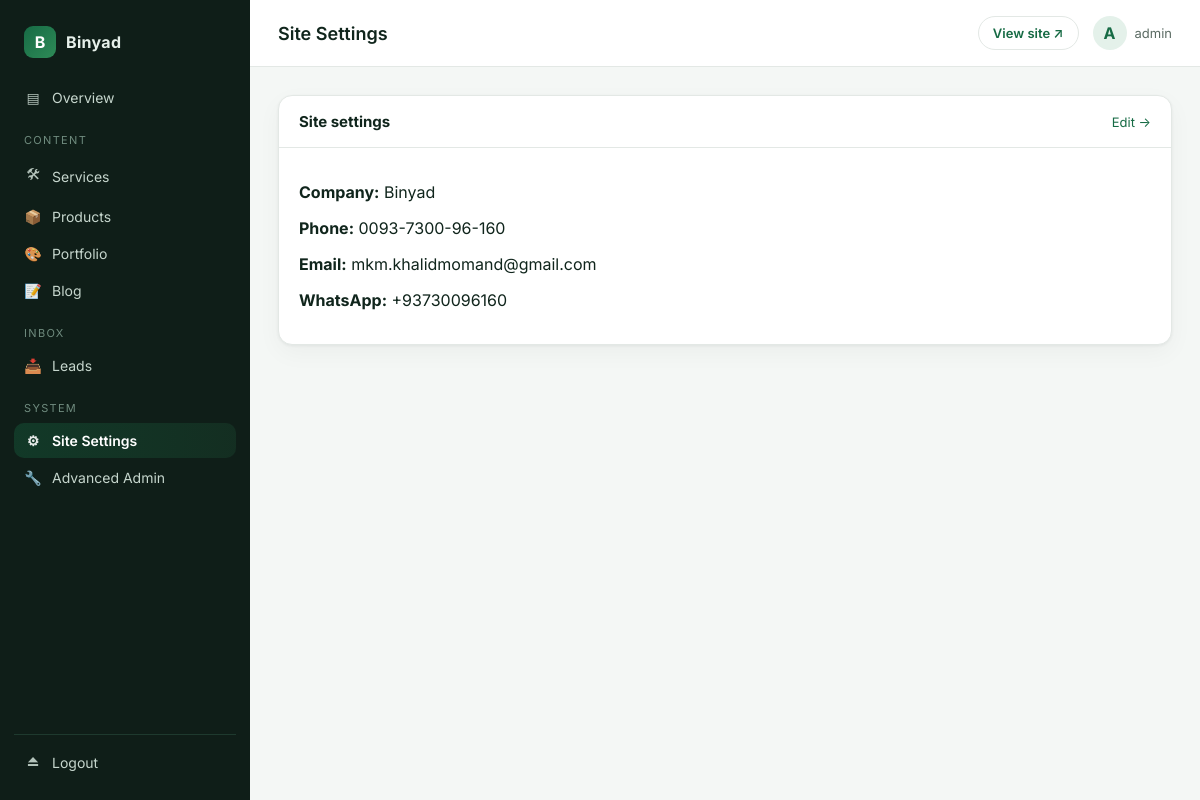
The page /control/settings/ (signed in) on the database its author committed.
### apps/core/models.py (models this page shows, shortened)
class SiteSettings(models.Model):
    company_name = models.CharField(max_length=120, default="Binyad")
    name_fa = models.CharField(max_length=120, default="بنیاد")
    name_ps = models.CharField(max_length=120, default="بنیاد")
    name_en = models.CharField(max_length=120, default="Binyad")
    tagline_fa = models.CharField(max_length=255, default="راه‌حل‌های مدیریت، اداری و تکنالوژی")
    tagline_ps = models.CharField(max_length=255, blank=True)
    tagline_en = models.CharField(max_length=255, default="Business, Management & IT Solutions")
    logo = models.ImageField(upload_to="brand/", blank=True, validators=[FileExtensionValidator(["png","jpg","jpeg","svg","webp"])])
    favicon = models.ImageField(upload_to="brand/", blank=True)
    phone = models.CharField(max_length=40, blank=True)
    whatsapp = models.CharField(max_length=40, blank=True, help_text="International format without +, e.g. 93700000000")
    email = models.EmailField(blank=True)
    address_fa = models.CharField(max_length=255, blank=True)
    address_ps = models.CharField(max_length=255, blank=True)
    address_en = models.CharField(max_length=255, blank=True)
    facebook = models.URLField(blank=True)
    instagram = models.URLField(blank=True)
    linkedin = models.URLField(blank=True)
    telegram = models.URLField(blank=True)
    opening_hours_fa = models.CharField(max_length=255, blank=True)
    opening_hours_ps = models.CharField(max_length=255, blank=True)
    opening_hours_en = models.CharField(max_length=255, blank=True)
    google_maps_url = models.URLField(blank=True)
    footer_text_fa = models.TextField(blank=True)
    footer_text_ps = models.TextField(blank=True)
    footer_text_en = models.TextField(blank=True)
    class Meta:
        verbose_name = _("Site Settings")
        verbose_name_plural = _("Site Settings")
    @classmethod
    def load(cls):
        obj, _ = cls.objects.get_or_create(pk=1)
        return obj

### apps/dashboard/views.py (the view)
# urls.py: path("settings/", views.SettingsView.as_view(), name="settings"),
class SettingsView(StaffRequiredMixin, TemplateView):
    template_name = "dashboard/settings.html"
    def get_context_data(self, **kwargs):
        ctx = super().get_context_data(**kwargs)
        ctx["site"] = SiteSettings.objects.first()
        return ctx

### apps/core/context_processors.py (called while the page is built)
def site_settings(request):
    try:
        return {
            "site": SiteSettings.load(),
            "nav_items": NavItem.objects.filter(active=True),
            "social_links": SocialLink.objects.filter(active=True),
        }
    except Exception:
        return {"site": None, "nav_items": [], "social_links": []}

### apps/dashboard/context_processors.py (called while the page is built)
def dashboard_context(request):
    if not request.path.startswith("/control/"):
        return {}
    from apps.core.models import SiteSettings
    try:
        site = SiteSettings.objects.first()
    except Exception:
        site = None
    return {
        "site_settings": site,
        "dashboard_brand": "Binyad Control Panel",
    }

### apps/dashboard/mixins.py (called while the page is built)
    def test_func(self):
        u = self.request.user
        return u.is_authenticated and u.is_staff and u.is_active

### templates/dashboard/settings.html
{% extends "dashboard/base.html" %}
{% block page_title %}Site Settings{% endblock %}
{% block content %}
<section class="panel">
    <header class="panel-head">
        <h2>Site settings</h2>
        <a class="panel-action" href="/binyad-admin/core/sitesettings/" target="_blank">Edit →</a>
    </header>
    <div class="panel-body">
        {% if site %}
        <p><strong>Company:</strong> {{ site.company_name }}</p>
        <p><strong>Phone:</strong> {{ site.phone }}</p>
        <p><strong>Email:</strong> {{ site.email }}</p>
        <p><strong>WhatsApp:</strong> {{ site.whatsapp }}</p>
        {% else %}
        <p style="color:#5B6B63;">No SiteSettings row yet. <a href="/binyad-admin/core/sitesettings/add/">Create one →</a></p>
        {% endif %}
    </div>
</section>
{% endblock %}

### templates/dashboard/base.html (shortened to what this page needs)
{% load static i18n %}
<!DOCTYPE html>
<html lang="en">
<head>
    <link rel="stylesheet" href="{% static 'css/dashboard.css' %}">
</head>
<body class="dash-body">
<div class="dash-shell">
    <aside class="dash-sidebar" id="dashSidebar">
        <div class="dash-brand">
            <span class="brand-mark">B</span>
            <span class="brand-text">Binyad</span>
        </div>
        <nav class="dash-nav">
            <a class="dash-link {% if request.resolver_match.url_name == 'index' %}is-active{% endif %}"
               href="{% url 'dashboard:index' %}">
                <span class="nav-ico">▤</span> Overview
            </a>
            <div class="nav-group">Content</div>
            <a class="dash-link {% if 'content/services' in request.path %}is-active{% endif %}"
               href="{% url 'dashboard:content_list' 'services' %}">
                <span class="nav-ico">🛠</span> Services
            </a>
            <a class="dash-link {% if 'content/products' in request.path %}is-active{% endif %}"
               href="{% url 'dashboard:content_list' 'products' %}">
                <span class="nav-ico">📦</span> Products
            </a>
            <a class="dash-link {% if 'content/portfolio' in request.path %}is-active{% endif %}"
               href="{% url 'dashboard:content_list' 'portfolio' %}">
                <span class="nav-ico">🎨</span> Portfolio
            </a>
            <a class="dash-link {% if 'content/blog' in request.path %}is-active{% endif %}"
               href="{% url 'dashboard:content_list' 'blog' %}">
                <span class="nav-ico">📝</span> Blog
            </a>
            <div class="nav-group">Inbox</div>
            <a class="dash-link {% if '/leads/' in request.path %}is-active{% endif %}"
               href="{% url 'dashboard:leads' %}">
                <span class="nav-ico">📥</span> Leads
            </a>
            <div class="nav-group">System</div>
            <a class="dash-link {% if '/settings/' in request.path %}is-active{% endif %}"
               href="{% url 'dashboard:settings' %}">
                <span class="nav-ico">⚙</span> Site Settings
            </a>
            <a class="dash-link" href="/binyad-admin/" target="_blank">
                <span class="nav-ico">🔧</span> Advanced Admin
            </a>
        </nav>
        <div class="dash-sidebar-footer">
            <a class="dash-link" href="{% url 'dashboard:logout' %}">
                <span class="nav-ico">⏏</span> Logout
            </a>
        </div>
    </aside>
    <div class="dash-main">
        <header class="dash-topbar">
            <h1 class="dash-page-title">{% block page_title %}Dashboard{% endblock %}</h1>
            <div class="dash-topbar-right">
                <a class="dash-btn dash-btn-ghost" href="/" target="_blank">View site ↗</a>
                <div class="dash-user">
                    <span class="dash-avatar">{{ request.user.username|slice:":1"|upper }}</span>
                    <span class="dash-user-name">{{ request.user.get_full_name|default:request.user.username }}</span>
                </div>
            </div>
        </header>
        <main class="dash-content">
            {% block content %}{% endblock %}
        </main>
    </div>
</div>
</body>
</html>

### static/css/dashboard.css (style rules this page uses)
:root { --bg: #0F1E18; --bg-elev: #142A22; --bg-panel: #FFFFFF; --border: #E3E8E5; --border-dark: #1E3A2E; --text: #10251C; --text-mute: #5B6B63; --text-inv: #E6F0EA; --brand: #176B45; --brand-2: #2E8B57; --brand-soft: #E4F1EA; --danger: #B23A3A; --radius: 14px; --radius-sm: 10px; --shadow: 0 1px 3px rgba(16,37,28,.06), 0 8px 24px rgba(16,37,28,.04); --shadow-lg: 0 20px 50px rgba(0,0,0,.18); }
* { box-sizing: border-box; }
html, body { margin: 0; padding: 0; }
body.dash-body { font-family: "Inter", system-ui, -apple-system, Segoe UI, Roboto, sans-serif; background: #F4F7F5; color: var(--text); min-height: 100vh; }
.dash-shell { display: flex; min-height: 100vh; }
.dash-sidebar { width: 250px; background: var(--bg); color: var(--text-inv); display: flex; flex-direction: column; padding: 20px 14px; position: sticky; top: 0; height: 100vh; transition: transform .2s ease; }
.dash-brand { display: flex; align-items: center; gap: 10px; padding: 6px 10px 22px; }
.brand-mark { width: 32px; height: 32px; border-radius: 9px; background: linear-gradient(135deg, var(--brand), var(--brand-2)); display: grid; place-items: center; font-weight: 700; color: #fff; }
.brand-text { font-weight: 700; letter-spacing: .02em; }
.dash-nav { display: flex; flex-direction: column; gap: 2px; flex: 1; }
.nav-group { font-size: 11px; text-transform: uppercase; letter-spacing: .12em; color: #6F8B7E; padding: 16px 10px 6px; }
.dash-link { display: flex; align-items: center; gap: 10px; padding: 9px 10px; border-radius: var(--radius-sm); color: #C6D6CD; text-decoration: none; font-size: 14px; transition: background .15s ease, color .15s ease; }
.dash-link.is-active { background: linear-gradient(90deg, rgba(23,107,69,.35), rgba(46,139,87,.15)); color: #fff; font-weight: 600; }
.nav-ico { width: 18px; text-align: center; opacity: .9; }
.dash-sidebar-footer { padding-top: 10px; border-top: 1px solid var(--border-dark); }
.dash-main { flex: 1; display: flex; flex-direction: column; min-width: 0; }
.dash-topbar { background: #fff; border-bottom: 1px solid var(--border); padding: 16px 28px; display: flex; align-items: center; gap: 16px; position: sticky; top: 0; z-index: 10; }
.dash-page-title { font-size: 18px; font-weight: 600; margin: 0; flex: 1; }
.dash-topbar-right { display: flex; align-items: center; gap: 14px; }
.dash-user { display: flex; align-items: center; gap: 8px; }
.dash-avatar { width: 34px; height: 34px; border-radius: 50%; background: var(--brand-soft); color: var(--brand); display: grid; place-items: center; font-weight: 700; }
.dash-user-name { font-size: 13px; color: var(--text-mute); }
.dash-btn { display: inline-flex; align-items: center; gap: 6px; padding: 8px 14px; border-radius: 999px; font-size: 13px; font-weight: 600; text-decoration: none; }
.dash-btn-ghost { color: var(--brand); border: 1px solid var(--border); background: #fff; }
.dash-content { padding: 28px; max-width: 1280px; width: 100%; }
.panel { background: #fff; border: 1px solid var(--border); border-radius: var(--radius); box-shadow: var(--shadow); overflow: hidden; }
.panel-head { display: flex; align-items: center; justify-content: space-between; padding: 16px 20px; border-bottom: 1px solid var(--border); }
.panel-head h2 { margin: 0; font-size: 15px; }
.panel-action { font-size: 13px; color: var(--brand); text-decoration: none; }
.panel-body { padding: 18px 20px; }

### rows shown on the page
SiteSettings: company_name "Binyad", phone "0093-7300-96-160", email "mkm.khalidmomand@gmail.com", whatsapp "+93730096160"

### other values the page prints
{{ request.user.username|slice:":1"|upper }} "A"
{{ request.user.get_full_name|default:request.user.username }} "admin"
